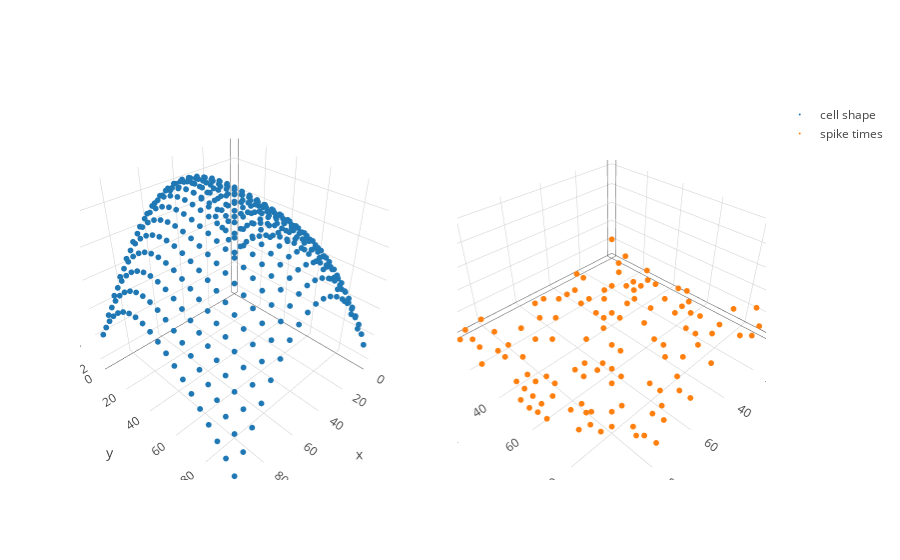

Write notebook code for a chart like this one.
### Markdown cell above
**Short description of problem**: We want to infer the conditional probability of a neuron firing given stimulation at particular spatial locations. We let $s_i$ denote the "gain" of stimulation at a given location $x_i$. On the right, we assume that we stimulate the neuron at a set of spatial locations $\{x_i\}_{i=1}^N$, and we receive the timing of the first spikes $\{y_i\}_{i=1}^N$. This $y_i$ is some stochastic function of $s_i$. For intuition, note that where the gain of stimulation is higher, the neurons tend to fire sooner.

The inference problem is as follows: given the timings of spikes at a sub-grid of stimulation locations, we want to infer the overall cell shape and quantify our uncertainty.  For inference, we put a GP prior on $\log s$.

$$\log s \sim \mathcal{GP}(\mu(\cdot), K(\cdot, \cdot))$$
$$y_i \sim \text{LIF}(s(x_i))$$

where LIF denotes a leaky integrate and fire likelihood, where the only free parameter is $s$.

### Code cell
X = sim.sim_X_equispaced(D = 2, N_dim = 20, lower=0, upper=100)
f = sim.sim_f(X, rbf, inv_softmax(np.array([40., 1.])), mu = 7.) - 1e-3*np.sum(np.square(X-50), 1)
ls = np.ones(len(f))*2.
lif_gen = LIFSim(l=ls)
spikes = lif_gen.sim(f)

X_part, y_part = sim.rand_partial_grid(X, spikes, 0.3)
X_full, y_full, obs_idx, imag_idx = sim.fill_grid(X_part, y_part)
color = np.zeros(X_full.shape[0])
color[obs_idx] = 1.0

trace_func = go.Scatter3d(x = X[:,0], y = X[:,1], z=f, mode = 'markers', marker=dict(size = 2), name = "cell shape")
trace_draws = go.Scatter3d(x = X_part[:,0], y = X_part[:,1], z=y_part, mode = 'markers', marker=dict(size = 2), name = "spike times")
fig = tools.make_subplots(rows=1, cols=2, specs=[[{'is_3d': True}, {'is_3d': True}]])
fig.append_trace(trace_func, 1, 1)
fig.append_trace(trace_draws, 1, 2)
iplot(fig)

### Figure 1 — Plotly figure (JSON) as saved in the notebook; plotly's stock layout.template omitted (floating-point values rounded to 4 significant figures; data arrays with more than 128 entries replaced by an {"elided": "..."} marker saying what was removed)
{"data": [{"marker": {"size": 2}, "mode": "markers", "name": "cell shape", "scene": "scene1", "type": "scatter3d", "x": {"elided": "400 int values"}, "y": {"elided": "400 int values"}, "z": {"elided": "400 float values"}}, {"marker": {"size": 2}, "mode": "markers", "name": "spike times", "scene": "scene2", "type": "scatter3d", "x": [0, 0, 0, 0, 0, 0, 0, 0, 0, 5, 5, 5, 5, 5, 5, 10, 10, 10, 10, 10, 10, 10, 10, 10, 10, 15, 15, 15, 15, 20, 20, 20, 20, 20, 25, 25, 25, 25, 25, 30, 30, 30, 35, 35, 35, 35, 35, 35, 35, 40, 40, 40, 40, 40, 45, 45, 45, 50, 50, 50, 50, 50, 55, 55, 55, 55, 55, 60, 60, 60, 60, 65, 65, 65, 65, 65, 70, 70, 70, 70, 70, 75, 75, 75, 75, 80, 80, 80, 80, 80, 80, 80, 80, 80, 85, 85, 85, 85, 85, 85, 85, 85, 85, 90, 90, 90, 90, 90, 90, 90, 90, 95, 95, 95, 95, 95, 95, 95, 95, 95], "y": [0, 10, 25, 45, 50, 75, 85, 90, 95, 10, 30, 35, 55, 90, 95, 15, 25, 30, 45, 55, 60, 65, 75, 85, 90, 25, 30, 55, 75, 20, 35, 45, 65, 70, 0, 5, 20, 35, 75, 25, 50, 85, 10, 20, 35, 40, 60, 65, 75, 10, 20, 30, 35, 70, 10, 40, 80, 5, 50, 55, 85, 90, 5, 20, 40, 75, 80, 15, 55, 65, 85, 30, 50, 65, 85, 90, 15, 25, 50, 55, 75, 75, 85, 90, 95, 0, 10, 20, 30, 45, 50, 65, 70, 80, 20, 25, 40, 45, 55, 65, 75, 80, 95, 5, 10, 15, 40, 45, 50, 55, 75, 10, 25, 50, 55, 60, 65, 85, 90, 95], "z": [11, 5, 3, 2, 3, 6, 12, 18, 36, 3, 2, 2, 2, 8, 15, 2, 1, 1, 1, 2, 1, 2, 3, 3, 6, 1, 1, 1, 1, 1, 1, 1, 1, 1, 1, 1, 1, 1, 1, 1, 1, 1, 1, 1, 1, 1, 1, 1, 1, 1, 1, 1, 1, 1, 1, 1, 1, 1, 1, 1, 1, 1, 1, 1, 1, 1, 1, 1, 1, 1, 1, 1, 1, 1, 1, 2, 1, 1, 1, 1, 1, 2, 3, 3, 4, 3, 2, 1, 1, 1, 1, 2, 2, 3, 1, 1, 2, 2, 2, 3, 4, 5, 17, 6, 4, 3, 2, 2, 2, 2, 6, 7, 4, 4, 4, 6, 7, 27, 47, 51]}], "layout": {"scene1": {"domain": {"x": [0, 0.45], "y": [0, 1]}}, "scene2": {"domain": {"x": [0.55, 1], "y": [0, 1]}}}}
